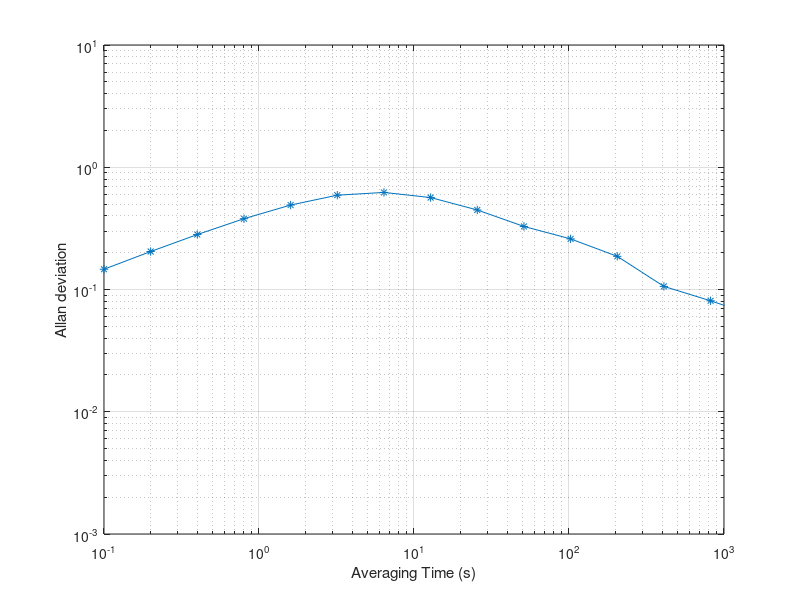

Write the MATLAB code that produced this figure.
%This file is for Problem 9.4, Part (a), sub-part (iii)

%% Initialization
clear all;
 
randn('seed',2);        % Set the seed of randomization
dt=0.1;                 % Define sampling period
sigma=1;                % Sigma for the 1st order GM process
beta=1/3;               % Beta for the 1st order GM process
 
% State transition matrix and process noise covariance given by Ex. 3.12
phi=[1 (1-exp(-beta*dt))/beta; 0 exp(-beta*dt)];
q11=2*sigma^2/beta*(dt-2/beta*(1-exp(-beta*dt))+1/2/beta*(1-exp(-2*beta*dt)));
q12=2*sigma^2*(1/beta*(1-exp(-beta*dt))-1/2/beta*(1-exp(-2*beta*dt)));
q22=sigma^2*(1-exp(-2*beta*dt));
Q=[q11 q12; q12 q22];
A=chol(Q)';
 
%% Random process generation
N=100000;           % Total number of samples
x=zeros(2,N);
xx=zeros(1,N);
x(1,1)=sigma*randn(1,1);    % Initial states
x(2,1)=sigma*beta*randn(1,1);
bias=0.004;
for k=2:N
    x(:,k)=phi*x(:,k-1)+A*randn(2,1);
end;
xx=x(1,:);
 
%% Allan deviation
tau0=0.1;
for steps=0:15
    tau(steps+1)=tau0*2^steps;
    m=tau(steps+1)/tau0;
    sum=0;
    for i=1:N-2*m
        sum=sum+(xx(i+2*m)-2*xx(i+m)+xx(i))^2;
    end;
    sqrtav(steps+1)=sqrt(sum/2/(N-2*m)/tau(steps+1)^2);
end;
 
%% Plotting results
figure(1);
loglog(tau,sqrtav,'*-');
grid;
axis([0.1 1000 1e-3 1e1]);
xlabel('Averaging Time (s)');
ylabel('Allan deviation');
